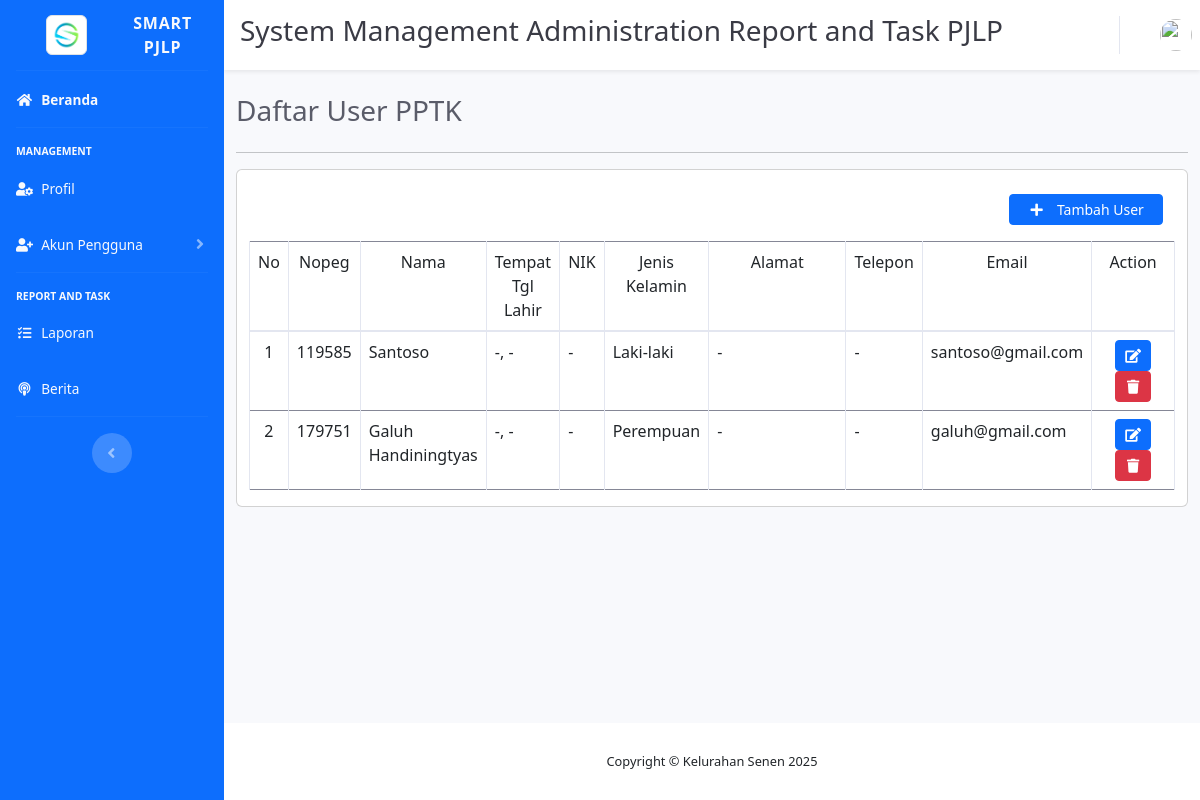
The app's page /index.php/admin/memberpptk with its own data.
### tables this page shows
CREATE TABLE `users` (
  `nopeg` varchar(8) NOT NULL,
  `nama` varchar(30) NOT NULL,
  `tempat_lahir` varchar(15) NOT NULL,
  `tgl_lahir` varchar(10) NOT NULL,
  `nik` varchar(16) NOT NULL,
  `jk` varchar(9) NOT NULL,
  `alamat` varchar(128) NOT NULL,
  `telp` varchar(13) NOT NULL,
  `image` varchar(256) NOT NULL,
  `email` varchar(30) NOT NULL,
  `password` varchar(256) NOT NULL,
  `role_id` int(1) NOT NULL,
  `date_created` int(10) NOT NULL
);

### application/controllers/Admin.php (called while the page is built, shortened)
<?php
class Admin extends CI_Controller
{
    public function __construct()
    {
        $this->load->library('form_validation');
        $this->load->model('User_model', 'user');
        $this->load->model('Laporan_model', 'laporan');
    }
    public function memberpptk()
    {
        $data['user'] = $this->db->get_where('users', ['nopeg' =>
        $this->session->userdata('nopeg')])->row_array();
        $userrole = 2;
        $data['userPegawai'] = $this->user->getUserMember($userrole);
        $data['title'] = 'User PPTK';
        $this->load->view('templates/admin/admin_header', $data);
        $this->load->view('templates/admin/admin_sidebar', $data);
        $this->load->view('templates/admin/admin_topbar', $data);
        $this->load->view('admin/memberpptk');
        $this->load->view('templates/admin/admin_footer');
    }
}

### index.php (called while the page is built, shortened)
<?php
require_once BASEPATH . 'core/CodeIgniter.php';

### application/models/User_model.php (called while the page is built, shortened)
<?php
class User_model extends CI_Model
{
    public function getUserMember($userrole)
    {
        $query = "SELECT `users`.*
                  FROM `users`
                  WHERE `role_id` = $userrole
                  ORDER BY 'nama' ASC
                  ";
        return $this->db->query($query)->result_array();
    }
}

### application/views/admin/memberpptk.php (the view, shortened to what this page needs)
<div class="container-fluid">
    <h1 class="h3 mb-4 text-gray-800">Daftar User PPTK</h1>
    <hr>
    <div class="card col-lg">
        <div class="row my-3">
            <div class="col-lg-3 ml-2">
            </div>
            <div class="row justify-content-end mr-2">
                <a class="col-sm-2 btn btn-primary btn-sm" href="<?= base_url('admin/daftarakun'); ?>">
                    <i class="fas fa-fw fa-plus mr-2"></i>
                    Tambah User
                </a>
            </div>
        </div>
        <div class="table-responsive">
            <table id="datatable" class="table table-bordered">
                <thead class="text-center">
                    <td>No</td>
                    <td>Nopeg</td>
                    <td>Nama</td>
                    <td>Tempat Tgl Lahir</td>
                    <td>NIK</td>
                    <td>Jenis Kelamin</td>
                    <td width="15%">Alamat</td>
                    <td>Telepon</td>
                    <td>Email</td>
                    <td width="9%">Action</td>
                </thead>
                <tbody>
                    <?php $i = 1; ?>
                    <?php foreach ($userPegawai as $peg) : ?>
                        <tr>
                            <td class="text-center"><?= $i; ?></td>
                            <td class="text-center"><?= $peg['nopeg']; ?></td>
                            <td><?= $peg['nama']; ?></td>
                            <td><?= $peg['tempat_lahir']; ?>, <?= $peg['tgl_lahir']; ?></td>
                            <td><?= $peg['nik']; ?></td>
                            <td><?= $peg['jk']; ?></td>
                            <td><?= $peg['alamat']; ?></td>
                            <td><?= $peg['telp']; ?></td>
                            <td><?= $peg['email']; ?></td>
                            <td class="text-center">
                                <a href="#" class="btn btn-primary btn-sm">
                                    <i class="fas fa-fw fa-edit"></i>
                                </a>
                                <a href="<?= base_url('admin/deletepptk/' . $peg['nopeg']); ?>" onclick="return confirm('Yakin akan menghapus data?')" class="btn btn-danger btn-sm">
                                    <i class="fas fa-fw fa-trash"></i>
                                </a>
                            </td>
                        </tr>
                        <?php $i++; ?>
                    <?php endforeach; ?>
                </tbody>
            </table>
        </div>
    </div>
</div>
</div>

### application/views/templates/admin/admin_header.php (shortened to what this page needs)
<!DOCTYPE html>
<html lang="en">
<head>
    <link href="<?= base_url('assets/'); ?>vendor/fontawesome-free/css/all.min.css" rel="stylesheet" type="text/css">
    <link rel="stylesheet" href="https://cdn.jsdelivr.net/npm/bootstrap@5.3.3/dist/css/bootstrap.min.css">
    <link href="<?= base_url('assets/'); ?>css/sb-admin-2.min.css" rel="stylesheet">
    <link href="<?= base_url('assets/'); ?>css/sb-admin-2.css" rel="stylesheet">
    <link rel="stylesheet" href="https://cdnjs.cloudflare.com/ajax/libs/twitter-bootstrap/5.3.0/css/bootstrap.min.css">
    <link rel="stylesheet" href="https://cdn.datatables.net/2.0.7/css/dataTables.bootstrap5.css">
</head>
<body id="page-top" class="bg-gradient-info">
    <div id="wrapper">

### application/views/templates/admin/admin_sidebar.php (shortened to what this page needs)
<ul class="navbar-nav bg-primary sidebar sidebar-dark accordion" id="accordionSidebar">
    <a class="sidebar-brand d-flex align-items-center justify-content-center" href="<?= base_url('admin'); ?>">
        <div class="sidebar-brand-icon">
            <img width="40%" class="img-thumbnail m-0 " src="<?= base_url('assets/img/icon/icon_smart_pjlp.png'); ?>" alt="icon_smart_pjlp">
        </div>
        <div class="sidebar-brand-text mx-3 text-gray-100">SMART PJLP</div>
    </a>
    <hr class="sidebar-divider my-0">
    <li class="nav-item active">
        <a class="nav-link" href="<?= base_url('admin'); ?>">
            <i class="fas fa-fw fa-home text-gray-100"></i>
            <span class="text-gray-100">Beranda</span></a>
    </li>
    <hr class="sidebar-divider">
    <div class="sidebar-heading text-gray-100">
        Management
    </div>
    <li class="nav-item">
        <a class="nav-link collapsed" href="<?= base_url('admin/profile'); ?>">
            <i class="fas fa-fw fa-user-cog text-gray-100"></i>
            <span class="text-gray-100">Profil</span>
        </a>
    </li>
    <li class="nav-item">
        <a class="nav-link collapsed" href="<?= base_url('admin/member'); ?>" data-toggle="collapse" data-target="#collapseTwo" aria-expanded="true" aria-controls="collapseTwo">
            <i class="fas fa-fw fa-user-plus text-gray-100"></i>
            <span class="text-gray-100">Akun Pengguna</span>
        </a>
    </li>
    <hr class="sidebar-divider">
    <div class="sidebar-heading text-gray-100">
        Report and Task
    </div>
    <li class="nav-item">
        <a class="nav-link collapsed" href="<?= base_url('admin/laporan'); ?>">
            <i class="fas fa-fw fa-tasks text-gray-100"></i>
            <span class="text-gray-100">Laporan</span>
        </a>
        <a class="nav-link collapsed" href="<?= base_url('admin/berita'); ?>">
            <i class="fas fa-fw fa-podcast text-gray-100"></i>
            <span class="text-gray-100">Berita</span>
        </a>
    </li>
    <hr class="sidebar-divider d-none d-md-block">
    <div class="text-center d-none d-md-inline">
        <button class="rounded-circle border-0" id="sidebarToggle"></button>
    </div>
</ul>

### application/views/templates/admin/admin_topbar.php (shortened to what this page needs)
<div id="content-wrapper" class="d-flex flex-column">
    <div id="content">
        <nav class="navbar navbar-expand navbar-light bg-white topbar mb-4 static-top shadow-sm">
            <div class="h3 text-gray-900 ml-3">
                System Management Administration Report and Task PJLP
            </div>
            <ul class="navbar-nav ml-auto">
                <li class="nav-item dropdown no-arrow">
                    <a class="nav-link dropdown-toggle" href="#" id="userDropdown" role="button" data-toggle="dropdown" aria-haspopup="true" aria-expanded="false">
                        <img class="img-profile rounded-circle" src="<?= base_url('assets/img/profile/') . $user['image']; ?>">
                    </a>
                </li>
            </ul>
        </nav>

### application/views/templates/admin/admin_footer.php (shortened to what this page needs)
<footer class="sticky-footer bg-white">
    <div class="container my-auto">
        <div class="copyright text-center my-auto">
            <span>Copyright &copy; Kelurahan Senen <?= date('Y'); ?></span>
        </div>
    </div>
</footer>
</div>
</div>
</body>
</html>

### records on screen
users: nopeg "119585", nama "Santoso", tempat_lahir "-", tgl_lahir "-", nik "-", jk "Laki-laki", alamat "-", telp "-", email "santoso@gmail.com"
users: nopeg "179751", nama "Galuh Handiningtyas", tempat_lahir "-", tgl_lahir "-", nik "-", jk "Perempuan", alamat "-", telp "-", email "galuh@gmail.com"
